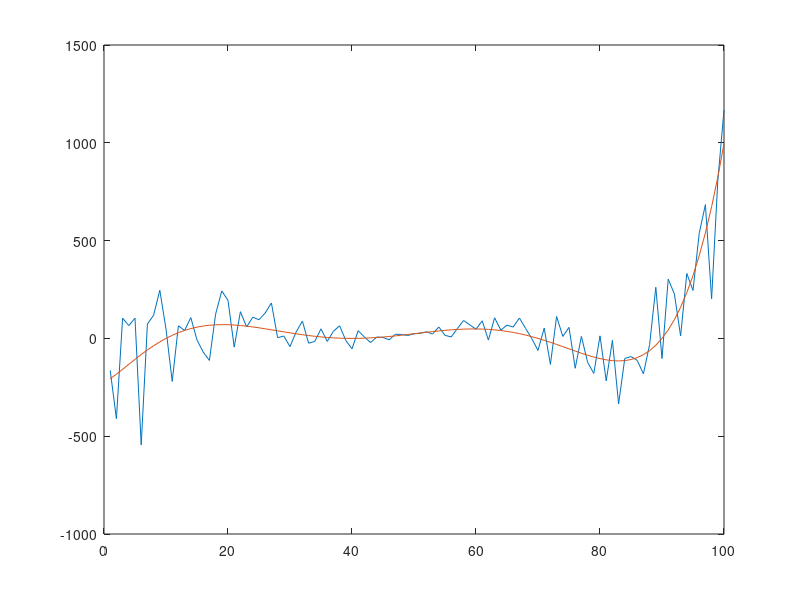

Here is the MATLAB script that generated this plot: (Note: this script raises an error after producing the figure.)
%% Generate Data: Time Series
T = 100;
X = 1:1:T;
%Y = 3*sin(2*pi*X/T);
Y = (X-10) .* (X-40).^(2) .* (X-70) .* (X-90) .* (X+5).^(1/2)/10^6 + normrnd(0, abs(X-50)*4, size(X));
Y_nonoise = (X-10) .* (X-40).^(2) .* (X-70) .* (X-90) .* (X+5).^(1/2)/10^6;
figure;
plot(X, Y);
hold on;
plot(X, Y_nonoise);
hold off;


%% Find coefficients of fourier transforms
[Y_hat, a, b] = compute_y_hat(X, Y, T, 6);
figure;
plot(X, Y);
hold on;
plot(X, Y_hat)
hold off;
legend('Data', 'Estimation')

%% Spectral Analysis
plot(1/2*(a.^2 + b.^2))
xlabel('freq')
ylabel('variance explained')
title('Spectral Analysis')

%% Using test data to verify results
T = 100;
X_test = 1:1:T;
%Y = 3*sin(2*pi*X/T);
Y_test = (X_test-10) .* (X_test-40).^(2) .* (X_test-70) .* (X_test-90) .* (X_test+5).^(1/2)/10^6 + normrnd(0, abs(X_test-50)*4, size(X_test));
plot(X, Y_test);
hold on;
plot(X, Y_hat)
hold off;
legend('Test Data', 'Estimation')

%% Fit using just onf of sine/cosine functions
T = 100;
X = 1:1:T;
Y = 3*cos(2*pi*X/T) + 5*sin(4*pi*X/T);

% Just cosine
X_des = [ones(size(X'))];
K = 90;
for k = 1:K
    X_des(:, k+1) = cos(2*pi*k*X/T);
end

% Just sine
X_des = [ones(size(X'))];
K = 90;
for k = 1:K
    X_des(:, k+1) = sin(2*pi*k*X/T);
end

% Both sine and cosine
X_des = [ones(size(X'))];
K = 90;
for k = 1:K
    X_des(:, 2*k-1) = sin(2*pi*k*X/T);
    X_des(:, 2*k) = cos(2*pi*k*X/T);
end

beta = (X_des'*X_des)\X_des'*Y';
Y_hat = X_des*beta;
plot(X, Y);
hold on;
plot(X, Y_hat)
hold off;
legend('Data', 'Estimation')

%% Functions
function [out1, out2] = compute_fourier_coeff(X, Y, T, k)
    out1 = 2/T*sum(Y.*sin(2*pi*k*X/T));
    out2 = 2/T*sum(Y.*cos(2*pi*k*X/T));
end

function [Y_hat, a, b] = compute_y_hat(X, Y, T, K)
    Y_hat = 1/T*sum(Y) * ones(size(X));
    a = zeros(K, 1);
    b = zeros(K, 1);
    for k = 1:K
        [ak, bk] = compute_fourier_coeff(X, Y, T, k);
        a(k) = ak;
        b(k) = bk;
        Y_hat = Y_hat + ak*sin(2*pi*k*X/T) + bk*cos(2*pi*k*X/T);
    end
end


